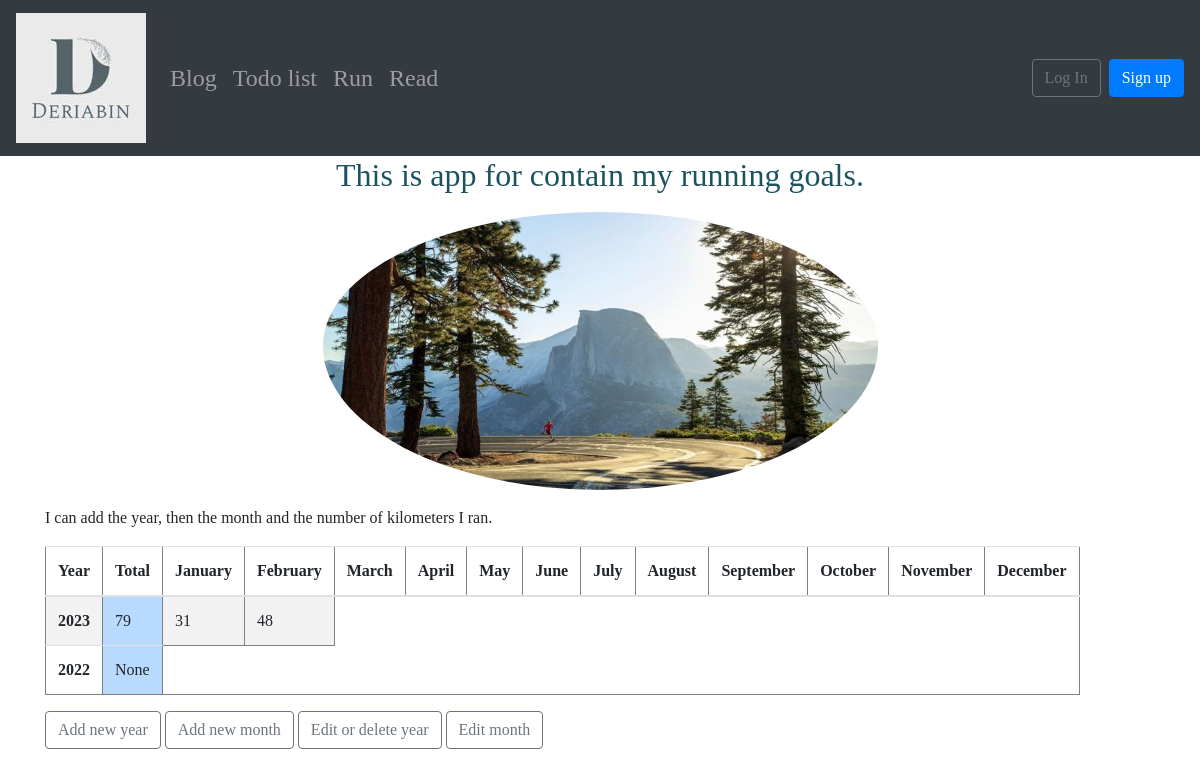
Page /run/ on the earlier database version.
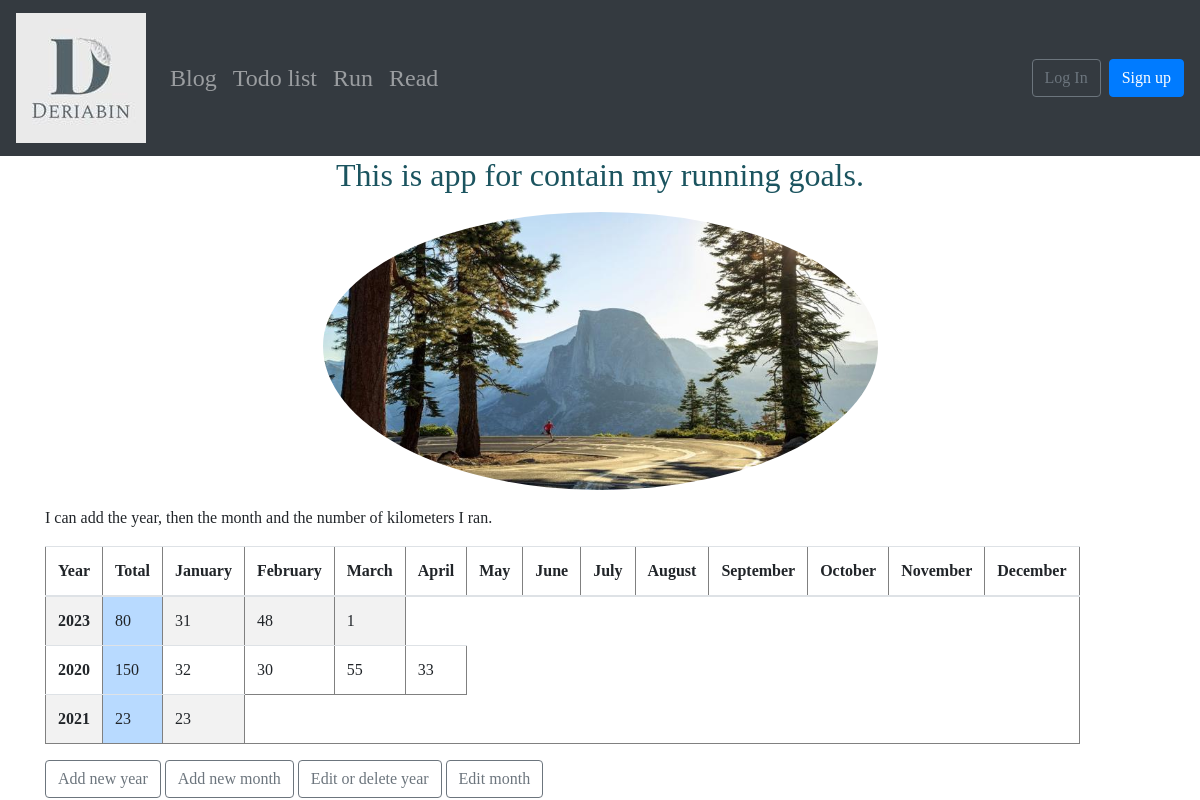
Same page on the later database version.
### run/models.py (models this page shows, shortened)
class Year(models.Model):
    title = models.PositiveIntegerField()
    total = models.PositiveIntegerField()
    owner = models.ForeignKey(get_user_model(), on_delete=models.CASCADE, default='1')

class Month(models.Model):
    title = models.CharField(max_length=100)
    total = models.PositiveIntegerField()
    year = models.ForeignKey(Year, on_delete=models.CASCADE, related_name='monthes')
    owner = models.ForeignKey(get_user_model(), on_delete=models.CASCADE, default='1')

### run/views.py (the view)
# urls.py: path("run/", views.RunListView.as_view(), name="run_home"),
class RunListView(ListView):
    model = Year
    template_name = "run/run_home.html"
    context_object_name = 'years'
    def get_context_data(self):
        context = super().get_context_data()
        monthlies = [
            'Total',
            'January',
            'February',
            'March',
            'April',
            'May',
            'June',
            'July',
            'August',
            'September',
            'October',
            'November',
            'December',
        ]
        user = self.request.user
        context["monthlies"] = monthlies
        context['user'] = user
        return context

### run/templatetags/run_tags.py (called while the page is built)
@register.simple_tag()
def get_total(year):
    summ = year.monthes.aggregate(Sum('total'))
    return summ['total__sum']

### templates/run/run_home.html (shortened to what this page needs)
{% extends 'base.html' %}
{% load run_tags %}
{% load static %}
{% block content %}
<h2 align="center"><font color="1B545F" face="Ubuntu">This is app for contain my running goals.</font> </h2>
<img class="run" src="{% static 'images/buty1.jpg' %}">
<p>I can  add the year, then the month and the number of kilometers I ran.</p>
<table border="1" class="table table-striped" style="width:80%">
  <thead>
  <tr>
    <th>Year</th>
    {% for m in monthlies %}
    <th> {{ m }} </th>
    {% endfor %}
  </tr>
  </thead>
  <tbody>
  {% for year in years %}
  <tr>
      <th> {{ year.title }} </th>
      <td class="table-primary">{% get_total year %}</td>
        {% for month in year.monthes.all %}
         <td>{{ month.total }}</td>
         {% endfor %}
  </tr>
  {% endfor %}
</table>
<button type="button" class="btn btn-outline-secondary"
        onclick="location.href='{% url "new_year" %}'"/>
Add new year</button>
<button type="button" class="btn btn-outline-secondary"
        onclick="location.href='{% url "new_month" %}'"/>
Add new month
<button type="button" class="btn btn-outline-secondary"
        onclick="location.href='{% url "year_list" %}'"/>
Edit or delete year
<button type="button" class="btn btn-outline-secondary"
        onclick="location.href='{% url "month_list" %}'"/>
Edit month
{% endblock content %}

### templates/base.html (shortened to what this page needs)
{% load static %}
<!DOCTYPE html>
<html>
<head>
<link rel="stylesheet" href="https://cdn.jsdelivr.net/npm/bootstrap@4.5.3/dist/css/bootstrap.min.css"
>
<link rel="stylesheet" href="{% static 'css/base.css' %}">
</head>
<body>
<nav class="navbar navbar-expand-lg navbar-dark bg-dark">
  <a class="navbar-brand" href="{% url 'home' %}">
     <img src="{% static 'images/logo1.jpg' %}">
  </a>
  <ul class="navbar-nav">
      <li class="nav-item">
        <a class="nav-link" href="{% url 'blog_home' %}">Blog </a>
      </li>
      <li class="nav-item">
        <a class="nav-link" href="{% url 'index' %}">Todo list</a>
      </li>
      <li class="nav-item">
        <a class="nav-link" href="{% url 'run_home' %}">Run</a>
      </li>
      <li class="nav-item">
        <a class="nav-link" href="{% url 'read_home' %}">Read</a>
      </li>
  </ul>
  <div class="collapse navbar-collapse" id="navbarSupportedContent">
    {% if user.is_authenticated %}
    <ul class="navbar-nav ml-auto">
    <li class="nav-item">
    <a class="nav-link dropdown-toggle" href="#"
      id="navbarDropdown" role="button" data-toggle="dropdown"
      aria-haspopup="true" aria-expanded="false">
    {{ user.username }}
  </a>
  <div class="dropdown-menu dropdown-menu-lg-right"
    aria-labelledby="navbarDropdown">
  <a class="dropdown-item"
    href="#">Change password</a>
  <div class="dropdown-divider"></div>
<a class="dropdown-item" href="{% url 'logout' %}"> Log Out </a>
   </div>
   </li>
   </ul>
{% else %}
<form class="form-inline ml-auto">
<a href="{% url 'login' %}" class="btn btn-outline-secondary">
Log In</a>
<a href="{% url 'signup' %}" class="btn btn-primary ml-2">
Sign up</a>
</form>
{% endif %}
</div>
</nav>
<main>
<div class="container">
{% block content %}
{% endblock content %}
</div>
</main>
</body>
</html>

### static/css/base.css (style rules this page uses)
.run { display: block; margin-left: auto; margin-right: auto; width: 50%; border-radius: 50%; padding-top: 10px; }
.navbar-dark .navbar-nav .nav-link { font-size: x-large; }
body { font-family: "Ubuntu"; }

Differences in the rows shown:
removed Year: title "2022", id "None"
computed for Year (number 1 of 3 on the later page): id "79" → "80"
added Month: total "1", shown under Year (number 1 of 3 on the later page)
added Year: title "2020", id "150"
added Month: total "32", shown under "2020"
added Month: total "30", shown under "2020"
added Month: total "55", shown under "2020"
added Month: total "33", shown under "2020"
added Year: title "2021", id "23"
added Month: total "23", shown under "2021"
